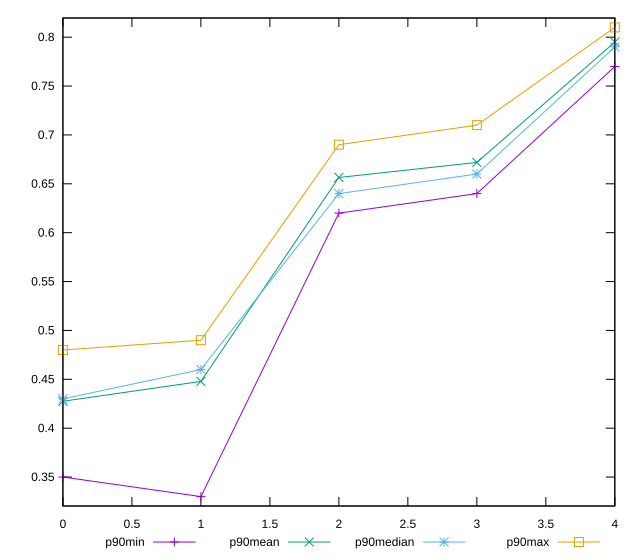

Recreate this plot in gnuplot.
reset

$p90Min <<EOF
0 0.35
1 0.33
2 0.62
3 0.64
4 0.77
EOF

$p90Mean <<EOF
0 0.4275531914893616
1 0.447872340425532
2 0.6564893617021278
3 0.6719148936170206
4 0.7950000000000005
EOF

$p90Median <<EOF
0 0.43
1 0.46
2 0.64
3 0.66
4 0.79
EOF

$p90Max <<EOF
0 0.48
1 0.49
2 0.69
3 0.71
4 0.81
EOF

set key outside below
set xrange [0:4]
set yrange [0.3204:0.8196000000000001]
set trange [0.3204:0.8196000000000001]
set terminal svg size 640, 560 enhanced background rgb 'white'
set output "report_00017_2021-02-10T15-08-03.406Z/meta/score/progression/value.svg"

plot $p90Min title "p90min" with linespoints, \
     $p90Mean title "p90mean" with linespoints, \
     $p90Median title "p90median" with linespoints, \
     $p90Max title "p90max" with linespoints

reset
